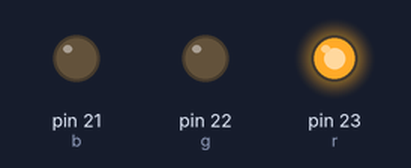
Simulated run of this sketch. Board: Arduino Mega 2560, built with avr-gcc and run on an emulated ATmega2560. Shown: output pins drawn as LEDs (lit = HIGH).

Above: at 0.15 s.
At 0.75 s:
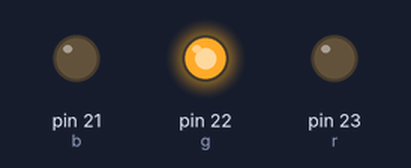
At 1.35 s:
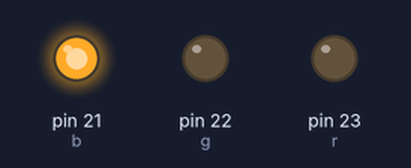
At 3.45 s:
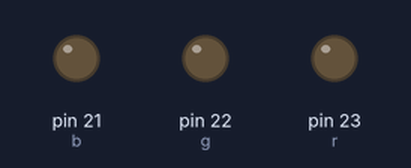
Timing chart, 0 to 4.1 s (numbered marks = the images above):
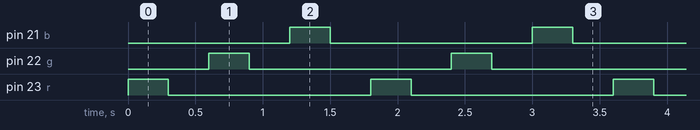

The sketch:

blink.ino
```cpp
// Declare the led pins:
const int r = 23;
const int g = 22;
const int b = 21;

void setup(){
    // Initialise all the pins to be OUTPUT pins
    pinMode(r, OUTPUT);
    pinMode(g, OUTPUT);
    pinMode(b, OUTPUT);
}

void loop(){
    // Flash Red, then Blue, then Green
    digitalWrite(r, HIGH);
    delay(300);
    digitalWrite(r, LOW);
    delay(300);

    digitalWrite(g, HIGH);
    delay(300);
    digitalWrite(g, LOW);
    delay(300);

    digitalWrite(b, HIGH);
    delay(300);
    digitalWrite(b, LOW);
    delay(300);
}
```

Measured:
- by itself, pin 21 (b), pin 22 (g), pin 23 (r): alternates HIGH for 0.30 s and LOW for 1.5 s
- by itself, everything shown: repeats every 1.8 s, in 6 steps
